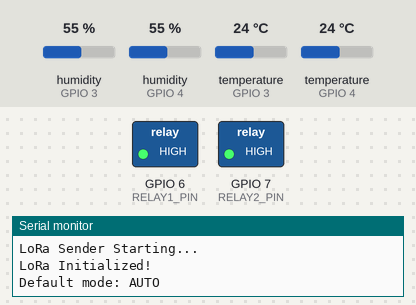
Bench run of a sketch on a simulated ESP32. Parts: switched loads named in the sketch (green lamp = pin HIGH), the last lines printed to the serial monitor. Inputs (shaded band) come from the test bench; at power-on: temperature (sensors on GPIO 3, GPIO 4) 24 °C, humidity (sensors on GPIO 3, GPIO 4) 55 %. The local clock reads 2024-03-15 10:24:30 at power-on unless the sketch sets it; no radio packets arrive unless stated.

Above: at 1.2 s.
1.3 s: temperature (sensor on GPIO 3) set to 37 °C
3.5 s: temperature (sensor on GPIO 3) set to 40 °C
At 7.3 s:
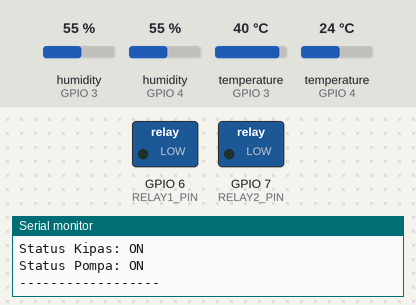
9.0 s: temperature (sensor on GPIO 3) set to 12 °C
At 10.4 s:
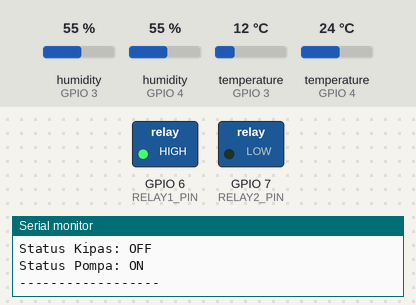
11.5 s: temperature (sensor on GPIO 3) set to 41 °C
At 14.6 s:
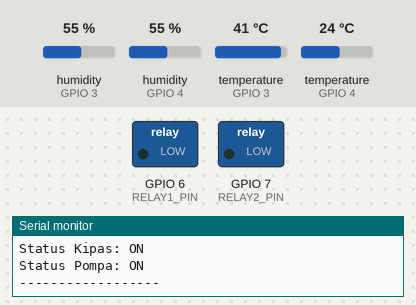
Timing chart, 0 to 16.1 s (numbered marks = the images above; inputs shaded):
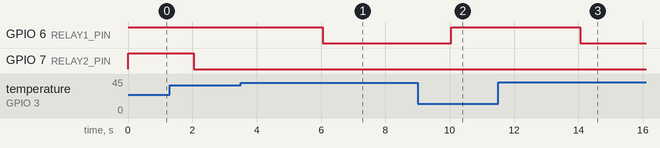

The sketch:

Fix_withRTC.ino
```cpp
#include <DHT.h>
#include <SPI.h>
#include <LoRa.h>
#include <Wire.h>
#include <RTClib.h>

// Pin definitions for DHT sensors
#define DHTPIN1 3       // Pin untuk DHT11 pertama
#define DHTPIN2 4       // Pin untuk DHT11 kedua
#define DHTTYPE DHT11   // Tipe sensor DHT11

// Inisialisasi sensor DHT
DHT dht_sensor1(DHTPIN1, DHTTYPE);
DHT dht_sensor2(DHTPIN2, DHTTYPE);

// Inisialisasi RTC
RTC_DS3231 rtc;

// Pin definitions for relays
#define RELAY1_PIN 6    // Pin untuk relay kipas (untuk suhu)
#define RELAY2_PIN 7    // Pin untuk relay pompa (untuk kelembapan)

// LoRa pins
#define LORA_SS_PIN     10
#define LORA_RESET_PIN  9
#define LORA_DIO0_PIN   8
#define LORA_FREQUENCY  433E6

// Threshold values
const int temp_threshold_max = 35;
const int temp_threshold_min = 20;
const int humidity_threshold_max = 95;
const int humidity_threshold_min = 70;

// Mode operasi
bool autoMode = true;  // true = otomatis, false = manual
bool manualFanStatus = false;
bool manualPumpStatus = false;

// Timer untuk kontrol otomatis berdasarkan waktu
unsigned long timerStart = 0;
const unsigned long TIMER_DURATION = 10000; // 10 detik dalam milidetik
bool timerActive = false;

// Struktur untuk data sensor
struct SensorData {
  float temp1;
  float humidity1;
  float temp2;
  float humidity2;
  bool fan_status;
  bool pump_status;
};

unsigned long lastSendTime = 0;
const unsigned long sendInterval = 2000;

void setup() {
  Serial.begin(9600);
  while (!Serial);

  // Inisialisasi RTC
  if (!rtc.begin()) {
    Serial.println("Couldn't find RTC");
    while (1);
  }

  if (rtc.lostPower()) {
    Serial.println("RTC lost power, lets set the time!");
    rtc.adjust(DateTime(F(__DATE__), F(__TIME__)));
  }

  // Inisialisasi DHT sensors
  dht_sensor1.begin();
  dht_sensor2.begin();

  // Setup relay pins
  pinMode(RELAY1_PIN, OUTPUT);
  pinMode(RELAY2_PIN, OUTPUT);
  digitalWrite(RELAY1_PIN, HIGH);  // Relay aktif LOW
  digitalWrite(RELAY2_PIN, HIGH);  // Relay aktif LOW

  // Inisialisasi LoRa
  Serial.println("LoRa Sender Starting...");
  LoRa.setPins(LORA_SS_PIN, LORA_RESET_PIN, LORA_DIO0_PIN);

  if (!LoRa.begin(LORA_FREQUENCY)) {
    Serial.println("Starting LoRa failed!");
    while (1);
  }

  LoRa.setSpreadingFactor(7);
  LoRa.setSignalBandwidth(433E6);
  LoRa.setCodingRate4(5);
  Serial.println("LoRa Initialized!");

  // Set mode AUTO sebagai default
  autoMode = true;
  Serial.println("Default mode: AUTO");
}

void loop() {
  // Serial.println("Checking for commands...");
  checkForCommands();
  // delay(1000);
  // Kirim data sensor secara periodik
  unsigned long currentTime = millis();
  if (currentTime - lastSendTime >= sendInterval) {
    Serial.println("Sending sensor data...");
    sendSensorData();
    lastSendTime = currentTime;
  }

  // Check RTC time dan timer jika dalam mode auto
  if (autoMode) {
    checkRTCSchedule();
    checkTimer();
  }
}

void checkRTCSchedule() {
  DateTime now = rtc.now();

  // Cek apakah waktu sekarang adalah jam 7 pagi atau jam 15 sore
  if ((now.hour() == 7 || now.hour() == 16) && now.minute() == 25 && now.second() == 0) {
    if (!timerActive) {
      // Aktifkan timer dan nyalakan relay
      timerActive = true;
      timerStart = millis();
      digitalWrite(RELAY1_PIN, LOW);  // Nyalakan fan
      digitalWrite(RELAY2_PIN, LOW);  // Nyalakan pump
      Serial.println("Scheduled activation started");
    }
  }
}

void checkTimer() {
  if (timerActive) {
    if (millis() - timerStart >= TIMER_DURATION) {
      timerActive = false;
      Serial.println("Timer completed, returning to normal auto mode");

      // Baca data sensor untuk mode auto
      SensorData data;
      data.temp1 = dht_sensor1.readTemperature();
      data.humidity1 = dht_sensor1.readHumidity();
      data.temp2 = dht_sensor2.readTemperature();
      data.humidity2 = dht_sensor2.readHumidity();

      // Periksa pembacaan sensor valid
      if (!isnan(data.temp1) && !isnan(data.humidity1) && !isnan(data.temp2) && !isnan(data.humidity2)) {
        // Langsung jalankan kontroler auto
        controlRelaysAuto(data);
      } else {
        // Jika sensor error, matikan relay untuk keamanan
        digitalWrite(RELAY1_PIN, HIGH);  // Matikan fan
        digitalWrite(RELAY2_PIN, HIGH);  // Matikan pump
      }
    }
  }
}
void checkForCommands() {
  int packetSize = LoRa.parsePacket();
  if (packetSize) {
    String command = "";
    while (LoRa.available()) {
      command += (char)LoRa.read();
    }

    // Process command
    if (command.startsWith("CMD:")) {
      executeCommand(command.substring(4));
    }
  }
}

void executeCommand(String command) {
  Serial.print("Received command: ");
  Serial.println(command);

  if (command == "AUTO") {
    autoMode = true;
    timerActive = false;  // Reset timer when switching to auto
    Serial.println("Switching to AUTO mode");
  }
  else if (command == "MANUAL") {
    autoMode = false;
    timerActive = false;  // Reset timer when switching to manual
    Serial.println("Switching to MANUAL mode");
  }
  else if (command == "FAN_ON") {
    manualFanStatus = true;
    if (!autoMode) digitalWrite(RELAY1_PIN, LOW);
    Serial.println("Fan turned ON manually");
  }
  else if (command == "FAN_OFF") {
    manualFanStatus = false;
    if (!autoMode) digitalWrite(RELAY1_PIN, HIGH);
    Serial.println("Fan turned OFF manually");
  }
  else if (command == "PUMP_ON") {
    manualPumpStatus = true;
    if (!autoMode) digitalWrite(RELAY2_PIN, LOW);
    Serial.println("Pump turned ON manually");
  }
  else if (command == "PUMP_OFF") {
    manualPumpStatus = false;
    if (!autoMode) digitalWrite(RELAY2_PIN, HIGH);
    Serial.println("Pump turned OFF manually");
  }
}

void sendSensorData() {
  SensorData data;

  // Baca data sensor
  data.temp1 = dht_sensor1.readTemperature() - 3;
  data.humidity1 = dht_sensor1.readHumidity() - 4;
  data.temp2 = dht_sensor2.readTemperature();
  data.humidity2 = dht_sensor2.readHumidity();

  // Validasi pembacaan data sensor
  if (isnan(data.temp1) || isnan(data.humidity1) || isnan(data.temp2) || isnan(data.humidity2)) {
    Serial.println("Error reading DHT sensor data");
    return;
  }

  // Kontrol relay berdasarkan mode
  if (autoMode && !timerActive) {
    controlRelaysAuto(data);
  } else if (!autoMode) {
    data.fan_status = manualFanStatus;
    data.pump_status = manualPumpStatus;
  }

  // Update status relay berdasarkan pin output
  data.fan_status = (digitalRead(RELAY1_PIN) == LOW);
  data.pump_status = (digitalRead(RELAY2_PIN) == LOW);

  // Kirim data LoRa
  int attempts = 0;
  bool sent = false;
  while (!sent && attempts < 5) {
    LoRa.beginPacket();
    LoRa.print("DATA:");
    LoRa.print(data.temp1);
    LoRa.print(",");
    LoRa.print(data.humidity1);
    LoRa.print(",");
    LoRa.print(data.temp2);
    LoRa.print(",");
    LoRa.print(data.humidity2);
    LoRa.print(",");
    LoRa.print(data.fan_status);
    LoRa.print(",");
    LoRa.print(data.pump_status);
    LoRa.print(",");
    LoRa.print(autoMode);
    int result = LoRa.endPacket();

    if (result == 1) {
      sent = true;
      Serial.println("Data sent successfully.");
    } else {
      Serial.println("Failed to send data, retrying...");
      attempts++;
    }
  }

  if (!sent) {
    Serial.println("Failed to send data after 5 attempts.");
  }

  // Print data untuk debugging
  printSensorData(data);
}

void controlRelaysAuto(SensorData &data) {
  // Jika timer aktif, skip kontrol otomatis
  if (timerActive) return;

  // Kontrol Kipas
  if (data.temp1 > temp_threshold_max || data.temp2 > temp_threshold_max) {
    digitalWrite(RELAY1_PIN, LOW);  // Relay aktif LOW
    data.fan_status = true;
  } else {
    digitalWrite(RELAY1_PIN, HIGH);  // Matikan fan
    data.fan_status = false;
  }

  // Kontrol Pompa
  if (data.humidity1 < humidity_threshold_min || data.humidity2 < humidity_threshold_min) {
    digitalWrite(RELAY2_PIN, LOW);  // Relay aktif LOW
    data.pump_status = true;
  } else {
    digitalWrite(RELAY2_PIN, HIGH);  // Matikan pump
    data.pump_status = false;
  }
}


void printSensorData(SensorData data) {
  DateTime now = rtc.now();

  Serial.println("\n--- Data Sensor ---");
  Serial.print("Time: ");
  Serial.print(now.year(), DEC);
  Serial.print('/');
  Serial.print(now.month(), DEC);
  Serial.print('/');
  Serial.print(now.day(), DEC);
  Serial.print(" ");
  Serial.print(now.hour(), DEC);
  Serial.print(':');
  Serial.print(now.minute(), DEC);
  Serial.print(':');
  Serial.println(now.second(), DEC);

  Serial.print("Mode: ");
  Serial.println(autoMode ? "AUTO" : "MANUAL");

  if (timerActive) {
    Serial.println("Timer Active: Scheduled control in progress");
  }

  Serial.print("Sensor 1 - Suhu: ");
  Serial.print(data.temp1);
  Serial.print("°C, Kelembapan: ");
  Serial.print(data.humidity1);
  Serial.println("%");

  Serial.print("Sensor 2 - Suhu: ");
  Serial.print(data.temp2);
  Serial.print("°C, Kelembapan: ");
  Serial.print(data.humidity2);
  Serial.println("%");

  Serial.print("Status Kipas: ");
  Serial.println(data.fan_status ? "ON" : "OFF");

  Serial.print("Status Pompa: ");
  Serial.println(data.pump_status ? "ON" : "OFF");
  Serial.println("------------------");
} 
```

Measured:
- the behaviour switches between 38 and 39 °C on temperature (sensor on GPIO 3) (found by bisection; images 0 and 1)
- after the input at 3.5 s, GPIO 6 (RELAY1_PIN): HIGH → LOW after 2.5 s
- after the input at 9.0 s, GPIO 6 (RELAY1_PIN): LOW → HIGH after 1.0 s
- after the input at 11.5 s, GPIO 6 (RELAY1_PIN): HIGH → LOW after 2.5 s
